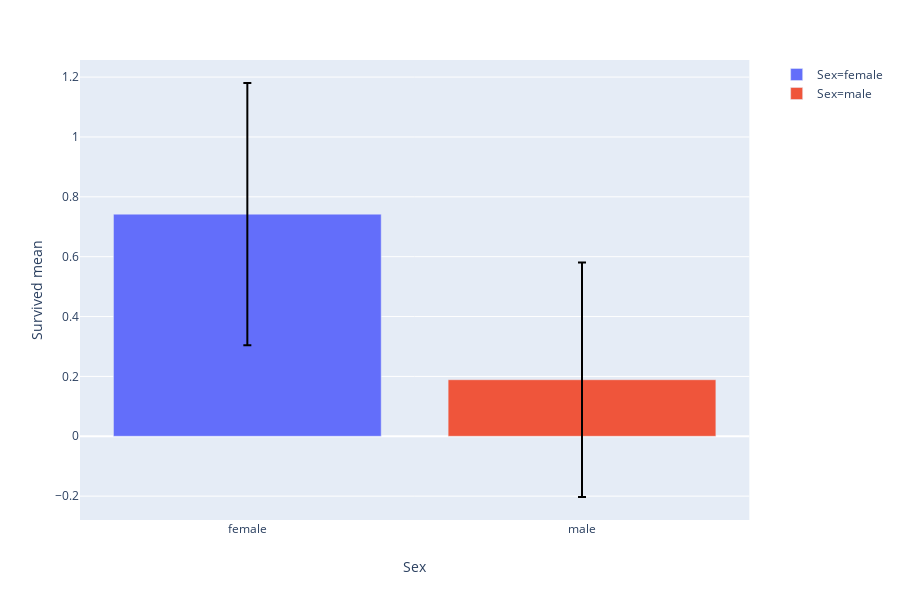

Write notebook code for a chart like this one.
### Markdown cell above
## 5.2 Sex

### Code cell
# Looking at survival by gender
sex_grouped = train[['Sex','Survived']].groupby('Sex',as_index=False).agg({'Survived':['mean','std']})
sex_grouped = flatten(sex_grouped)
fig = px.bar(sex_grouped,x = "Sex",y = "Survived mean", error_y = "Survived std", color = "Sex")
fig.update_traces(error_y_color = "black")

### Figure 1 — Plotly figure (JSON) as saved in the notebook; plotly's stock layout.template omitted (floating-point values rounded to 4 significant figures)
{"data": [{"alignmentgroup": "True", "error_y": {"array": [0.4382], "color": "black"}, "hoverlabel": {"namelength": 0}, "hovertemplate": "Sex=%{x}<br>Survived mean=%{y}", "legendgroup": "Sex=female", "marker": {"color": "#636efa"}, "name": "Sex=female", "offsetgroup": "Sex=female", "orientation": "v", "showlegend": true, "textposition": "auto", "type": "bar", "x": ["female"], "xaxis": "x", "y": [0.742], "yaxis": "y"}, {"alignmentgroup": "True", "error_y": {"array": [0.3918], "color": "black"}, "hoverlabel": {"namelength": 0}, "hovertemplate": "Sex=%{x}<br>Survived mean=%{y}", "legendgroup": "Sex=male", "marker": {"color": "#EF553B"}, "name": "Sex=male", "offsetgroup": "Sex=male", "orientation": "v", "showlegend": true, "textposition": "auto", "type": "bar", "x": ["male"], "xaxis": "x", "y": [0.1889], "yaxis": "y"}], "layout": {"barmode": "relative", "height": 600, "legend": {"tracegroupgap": 0}, "margin": {"t": 60}, "xaxis": {"anchor": "y", "categoryarray": ["female", "male"], "categoryorder": "array", "domain": [0.0, 0.98], "title": {"text": "Sex"}}, "yaxis": {"anchor": "x", "domain": [0.0, 1.0], "title": {"text": "Survived mean"}}}}
